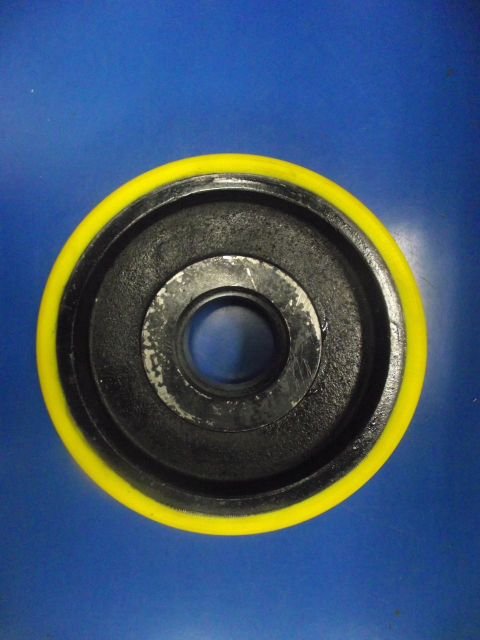
#> input picture img/img3.jpg, 960 x 1280 px (shown at 1/2 size)
$ python teste_circulos1.py
#> lines starting #> are read from the running program, lines starting #| are printed output that depends on the picture; after the words box and inside, x2 and y2 are one past the last pixel; in counts of white or black regions, pixels touching at a corner belong together; long printed decimals are rounded
# Teste com a roda nova

import numpy as np
import argparse
import imutils
import cv2

ap = argparse.ArgumentParser()
ap.add_argument("-s", "--save", help = "Image to save")
args = vars(ap.parse_args())

image = cv2.imread('img/img3.jpg')[300:1100,:,:]
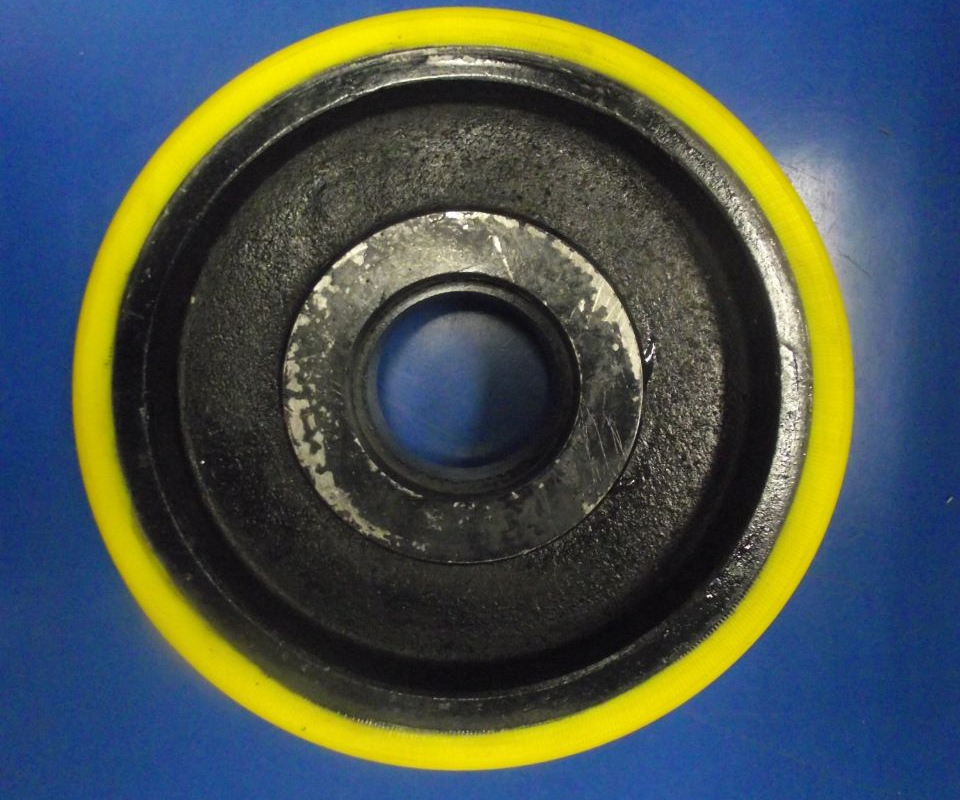
#> image: shape (800, 960, 3); mean B, G, R 80.2, 83, 71.6

image = imutils.resize(image, width = int(image.shape[1] * 0.8))
#> image: shape (640, 768, 3)
output = image.copy()


image = cv2.cvtColor(image, cv2.COLOR_BGR2GRAY)
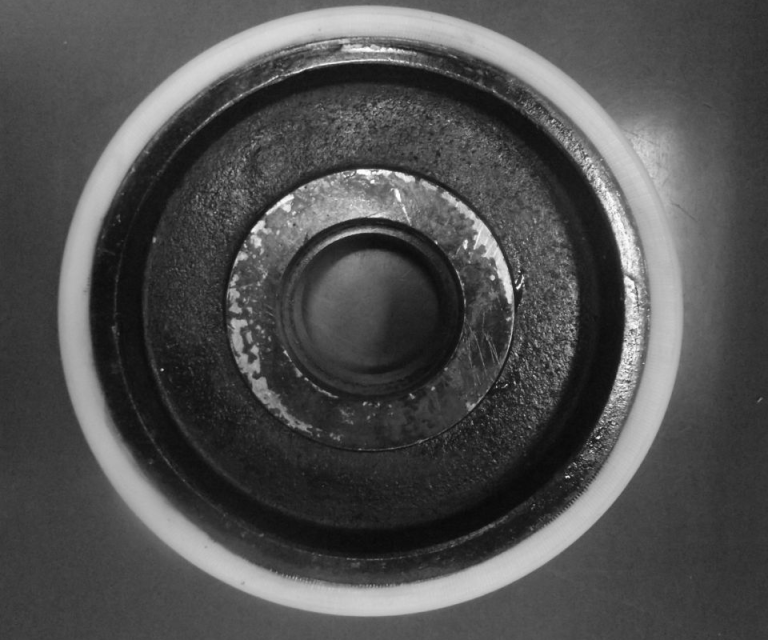
#> image: shape (640, 768); min 8, max 255, mean 79.3
image = cv2.GaussianBlur(image,(3,3),0)


#image = edged

# detecta o circulo interno da roda
circles = cv2.HoughCircles(image, cv2.HOUGH_GRADIENT, 1 ,400, maxRadius = 320)
#> circles = [[361.5, 311.5, 304]]

# detecta o circulo externo
circles1 = cv2.HoughCircles(image, cv2.HOUGH_GRADIENT, 1.4 , 400, maxRadius = 320, minRadius = 305)
#> circles1 = [[367.5, 301.7, 314.4]]
#circles1 = None

# detecta a interface entre a borracha e o ferro
circles2 = cv2.HoughCircles(image, cv2.HOUGH_GRADIENT, 1.4 , 700, maxRadius = 310, minRadius = 270)
#> circles2 = [[360.5, 310.1, 271.8]]
#circles2 = None

if circles is not None:
	print(circles[0])
#| [[361.5 311.5 304. ]]

	# convert the (x, y) coordinates and radius of the circles to integers
	circles = np.round(circles[0, :]).astype("int")
#> circles = [[362, 312, 304]]

	# loop over the (x, y) coordinates and radius of the circles
	for (x, y, r) in circles:
		cv2.circle(output, (x, y), r, (0, 255, 0), 4)
		cv2.rectangle(output, (x - 5, y - 5), (x + 5, y + 5), (0, 128, 255), -1)
#> this loop made 1 pass
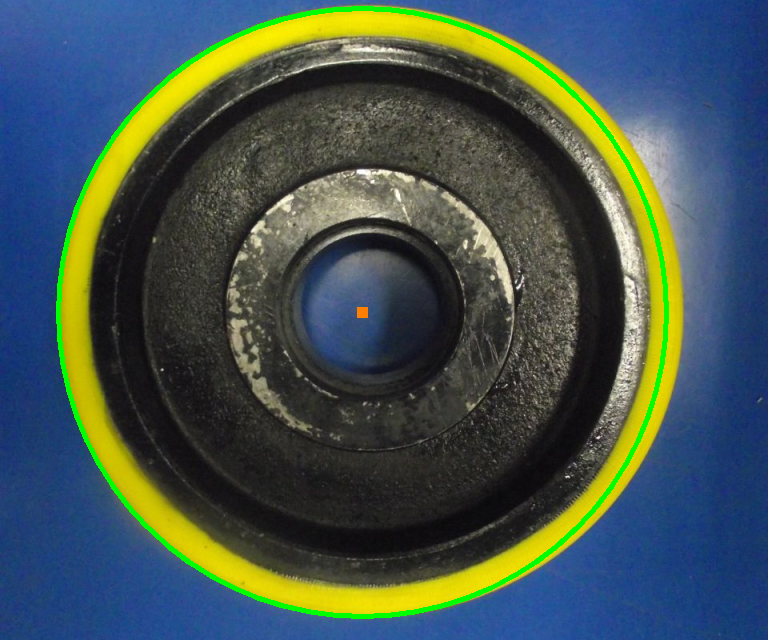
#> output: shape (640, 768, 3); mean B, G, R 79.5, 84.5, 68

if circles1 is not None:
	print(circles1[0])
#| [[367.5     301.700 314.38   ]]

	# convert the (x, y) coordinates and radius of the circles to integers
	circles1 = np.round(circles1[0, :]).astype("int")
#> circles1 = [[368, 302, 314]]

	# loop over the (x, y) coordinates and radius of the circles
	for (x, y, r) in circles1:
		cv2.circle(output, (x, y), r, (0, 255, 0), 4)
		cv2.rectangle(output, (x - 5, y - 5), (x + 5, y + 5), (0, 128, 255), -1)
#> this loop made 1 pass
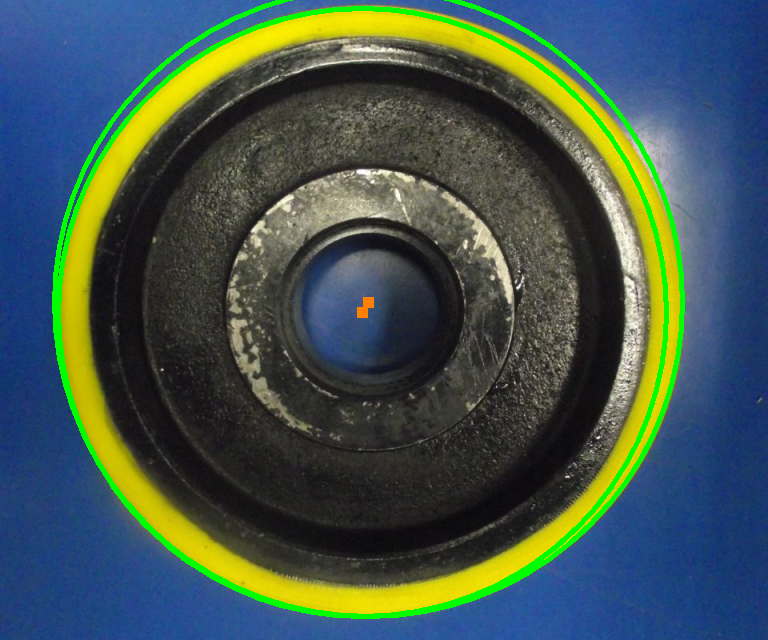
#> output: shape (640, 768, 3); 1.36% of pixels changed, all inside (x1, y1, x2, y2) = (52, 0, 685, 619)

if circles2 is not None:
	print(circles2[0])
#| [[360.5  310.1  271.82]]

	# convert the (x, y) coordinates and radius of the circles to integers
	circles2 = np.round(circles2[0, :]).astype("int")
#> circles2 = [[360, 310, 272]]

	# loop over the (x, y) coordinates and radius of the circles
	for (x, y, r) in circles2:
		cv2.circle(output, (x, y), r, (0, 255, 0), 4)
		cv2.rectangle(output, (x - 5, y - 5), (x + 5, y + 5), (0, 128, 255), -1)
#> this loop made 1 pass
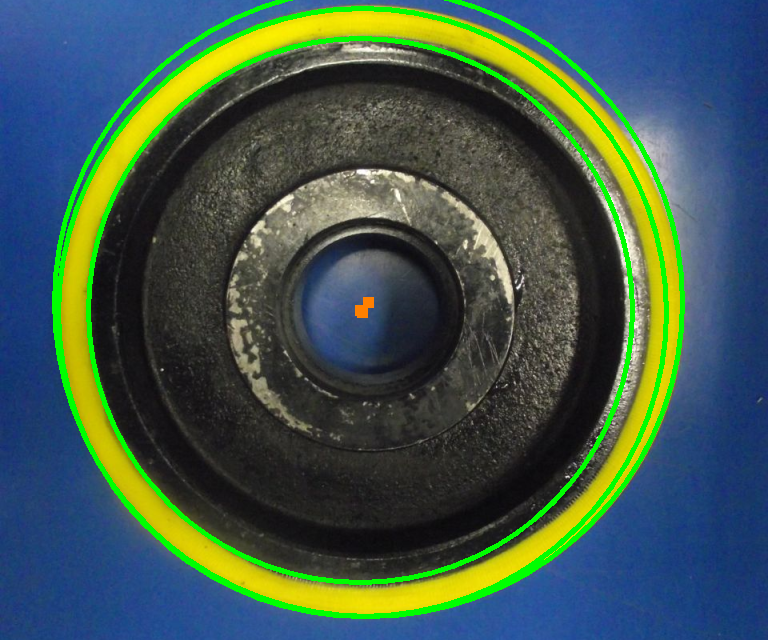
#> output: shape (640, 768, 3); 1.73% of pixels changed, all inside (x1, y1, x2, y2) = (86, 36, 635, 585)

cv2.imshow("output",  output )
if args['save'] != None:
	cv2.imwrite(args['save'], np.hstack( [image, output] ) )
cv2.waitKey(0)

# TO DO: Fazer canny line detection na parte da borracha.
edged = cv2.Canny(image, 25, 30)
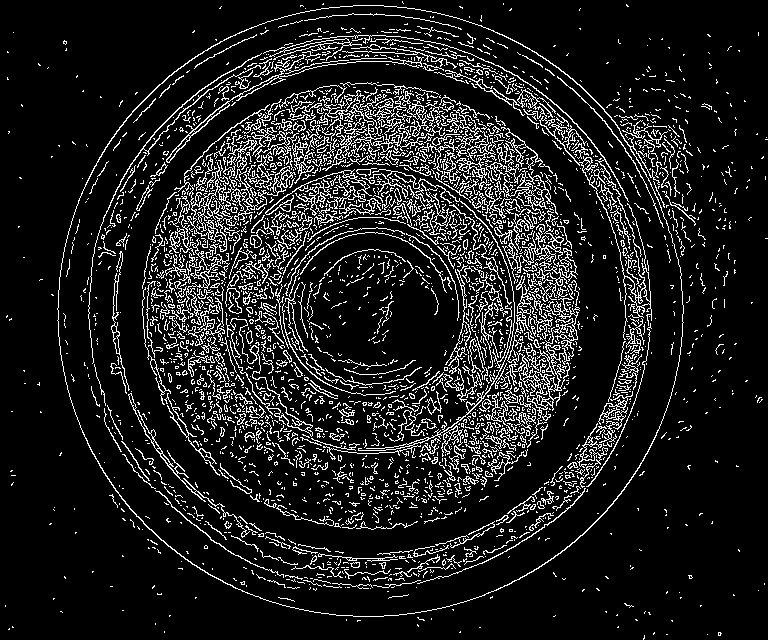
#> edged: shape (640, 768); 11.8% white in thin lines or dots
cv2.imshow("output",  edged )
cv2.waitKey(0)


# Isola a borracha na foto
# poderia ser feito uma mascara de tamanho fixo, mas fiz essa baseada no tamanho
# do circulo detectado pois estou fazendo testes em imagens de tamanhos diferentes

externo = circles1[0]
#> externo = [368, 302, 314]
borracha_ferro = circles2[0]
#> borracha_ferro = [360, 310, 272]
soma = 0
rachaduras = edged.copy()
for x in range( edged.shape[1] ):
	for y in range( edged.shape[0] ):

		dist = np.sqrt( (x - externo[0])**2 + (y - externo[1])**2 )
		if not(( dist >= borracha_ferro[2] ) & ( dist <= externo[2] )):
			rachaduras[y,x] = 0
		else:
			soma += 1
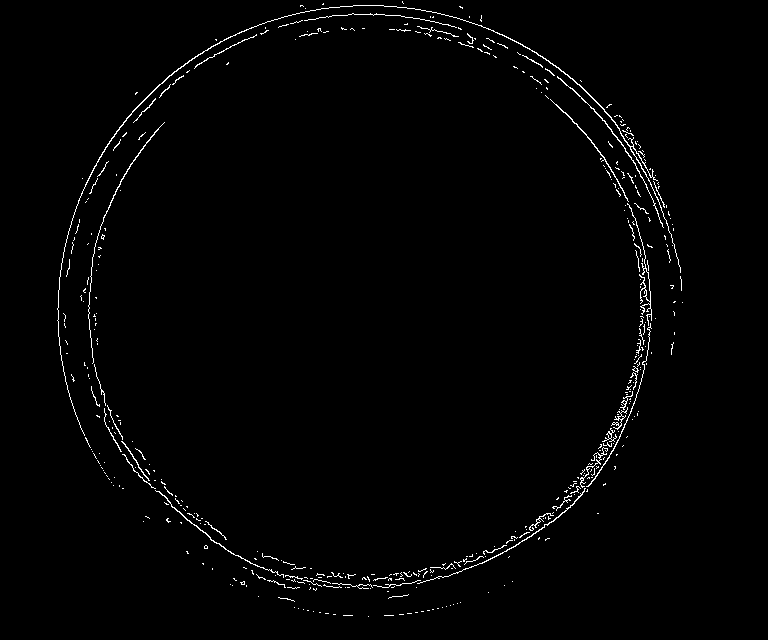
#> rachaduras: shape (640, 768); 1.3% white in thin lines or dots, all inside (x1, y1, x2, y2) = (57, 1, 683, 617)
#> after the loop, soma = 76014
print(soma)
#| 76014
cv2.imshow("output",  rachaduras )
cv2.waitKey(0)
